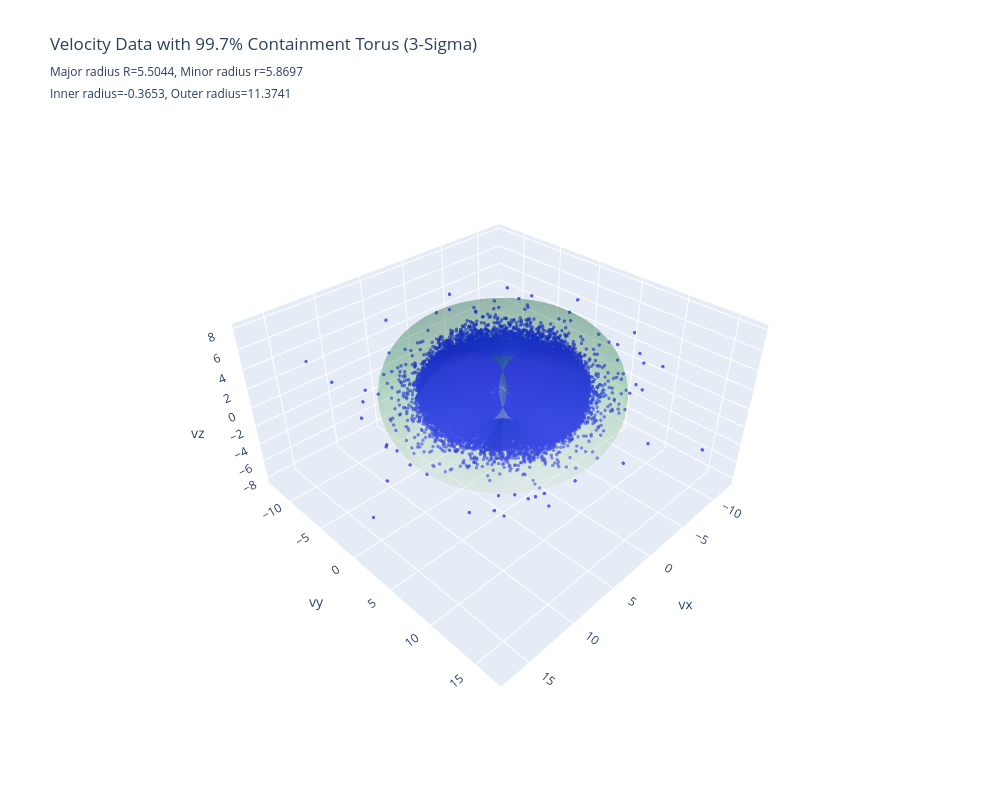

The notebook cell saved with this chart:
### Code cell
# =============================================================================
# VERIFICATION AND VISUALIZATION FOR 99.7% CONTAINMENT
# =============================================================================

# Choose the best method for 99.7% (Method 1 is most statistically sound)
R_final_99_7 = R_major_99_7
r_final_99_7 = r_minor_99_7
inner_radius_final_99_7 = inner_radius_99_7
outer_radius_final_99_7 = outer_radius_99_7

print(f"\n=== FINAL TORUS PARAMETERS FOR 99.7% CONTAINMENT ===")
print(f"Selected Method 1 (most statistically sound):")
print(f"  Major radius R: {R_final_99_7:.4f}")
print(f"  Minor radius r: {r_final_99_7:.4f}")
print(f"  Inner radius: {inner_radius_final_99_7:.4f}")
print(f"  Outer radius: {outer_radius_final_99_7:.4f}")

# Verify containment for 99.7%
points_in_torus_99_7 = 0
for i in range(len(vx)):
    if point_in_torus(vx[i], vy[i], vz[i], R_final_99_7, r_final_99_7):
        points_in_torus_99_7 += 1

containment_percentage_99_7 = (points_in_torus_99_7 / len(vx)) * 100

print(f"\n=== CONTAINMENT VERIFICATION FOR 99.7% ===")
print(f"Points within torus: {points_in_torus_99_7}/{len(vx)} ({containment_percentage_99_7:.2f}%)")

# If we need to adjust for exactly 99.7% containment
if containment_percentage_99_7 < 99.7:
    # Find the 99.7th percentile distance from central circle
    distances_from_central_99_7 = []
    for i in range(len(vx)):
        r_xy_i = np.sqrt(vx[i]**2 + vy[i]**2)
        dist = np.sqrt((r_xy_i - R_final_99_7)**2 + vz[i]**2)
        distances_from_central_99_7.append(dist)
    
    r_99_7_percentile = np.percentile(distances_from_central_99_7, 99.7)
    inner_radius_99_7_adjusted = R_final_99_7 - r_99_7_percentile
    outer_radius_99_7_adjusted = R_final_99_7 + r_99_7_percentile
    
    print(f"\nAdjusted for 99.7% containment:")
    print(f"  Minor radius r (99.7th percentile): {r_99_7_percentile:.4f}")
    print(f"  Inner radius: {inner_radius_99_7_adjusted:.4f}")
    print(f"  Outer radius: {outer_radius_99_7_adjusted:.4f}")
    
    # Verify the adjusted parameters
    points_in_torus_99_7_adjusted = 0
    for i in range(len(vx)):
        if point_in_torus(vx[i], vy[i], vz[i], R_final_99_7, r_99_7_percentile):
            points_in_torus_99_7_adjusted += 1
    
    containment_99_7_adjusted = (points_in_torus_99_7_adjusted / len(vx)) * 100
    print(f"  Adjusted containment: {points_in_torus_99_7_adjusted}/{len(vx)} ({containment_99_7_adjusted:.2f}%)")
    
    # Update final parameters
    r_final_99_7 = r_99_7_percentile
    inner_radius_final_99_7 = inner_radius_99_7_adjusted
    outer_radius_final_99_7 = outer_radius_99_7_adjusted
    containment_percentage_99_7 = containment_99_7_adjusted

# Create 3D visualization of velocity data with 99.7% torus
fig_99_7 = go.Figure()

# Add velocity points
fig_99_7.add_trace(go.Scatter3d(
    x=vx,
    y=vy,
    z=vz,
    mode='markers',
    marker=dict(
        size=2,
        color='blue',
        opacity=0.6
    ),
    name='Velocity Vectors (vx, vy, vz)',
    text=[f'vx={vx[i]:.4f}, vy={vy[i]:.4f}, vz={vz[i]:.4f}' for i in range(len(vx))],
    hovertemplate='%{text}<extra></extra>'
))

# Create torus surface for 99.7% containment
torus_x_99_7, torus_y_99_7, torus_z_99_7 = create_torus_surface(R_final_99_7, r_final_99_7)

# Add torus surface
fig_99_7.add_trace(go.Surface(
    x=torus_x_99_7,
    y=torus_y_99_7,
    z=torus_z_99_7,
    opacity=0.2,
    colorscale='Greens',
    name='Torus Surface (99.7%)',
    showscale=False
))

# Update layout
fig_99_7.update_layout(
    title=f'Velocity Data with 99.7% Containment Torus (3-Sigma)<br>' +
          f'<sub>Major radius R={R_final_99_7:.4f}, Minor radius r={r_final_99_7:.4f}<br>' +
          f'Inner radius={inner_radius_final_99_7:.4f}, Outer radius={outer_radius_final_99_7:.4f}</sub>',
    scene=dict(
        xaxis_title='vx',
        yaxis_title='vy',
        zaxis_title='vz',
        camera=dict(
            eye=dict(x=1.5, y=1.5, z=1.5)
        )
    ),
    width=1000,
    height=800
)

fig_99_7.show()

print(f"\n=== FINAL RESULT FOR 99.7% CONTAINMENT ===")
print(f"Torus parameters that contain 99.7% of velocity data:")
print(f"  Major radius R: {R_final_99_7:.4f}")
print(f"  Minor radius r: {r_final_99_7:.4f}")
print(f"  Inner radius: {inner_radius_final_99_7:.4f}")
print(f"  Outer radius: {outer_radius_final_99_7:.4f}")
print(f"  Actual containment: {containment_percentage_99_7:.2f}%")

# Comparison with 95% containment
print(f"\n=== COMPARISON: 95% vs 99.7% CONTAINMENT ===")
print(f"95% containment torus:")
print(f"  Inner radius: {inner_radius_final:.4f}")
print(f"  Outer radius: {outer_radius_final:.4f}")
print(f"  Containment: {containment_percentage:.2f}%")
print(f"\n99.7% containment torus:")
print(f"  Inner radius: {inner_radius_final_99_7:.4f}")
print(f"  Outer radius: {outer_radius_final_99_7:.4f}")
print(f"  Containment: {containment_percentage_99_7:.2f}%")
print(f"\nDifference in torus size:")
print(f"  Inner radius difference: {inner_radius_final_99_7 - inner_radius_final:.4f}")
print(f"  Outer radius difference: {outer_radius_final_99_7 - outer_radius_final:.4f}")
print(f"  Total radius difference: {(outer_radius_final_99_7 - inner_radius_final_99_7) - (outer_radius_final - inner_radius_final):.4f}")

### Figure 1 — Plotly figure (JSON) as saved in the notebook; plotly's stock layout.template omitted (floating-point values rounded to 4 significant figures; data arrays with more than 128 entries replaced by an {"elided": "..."} marker saying what was removed)
{"data": [{"hovertemplate": "%{text}<extra></extra>", "marker": {"color": "blue", "opacity": 0.6, "size": 2}, "mode": "markers", "name": "Velocity Vectors (vx, vy, vz)", "text": {"elided": "34324 str values"}, "type": "scatter3d", "x": {"elided": "34324 float values"}, "y": {"elided": "34324 float values"}, "z": {"elided": "34324 float values"}}, {"colorscale": [[0, "rgb(247,252,245)"], [0.125, "rgb(229,245,224)"], [0.25, "rgb(199,233,192)"], [0.375, "rgb(161,217,155)"], [0.5, "rgb(116,196,118)"], [0.625, "rgb(65,171,93)"], [0.75, "rgb(35,139,69)"], [0.875, "rgb(0,109,44)"], [1, "rgb(0,68,27)"]], "name": "Torus Surface (99.7%)", "opacity": 0.2, "showscale": false, "type": "surface", "x": {"elided": "50x50 float values"}, "y": {"elided": "50x50 float values"}, "z": {"elided": "50x50 float values"}}], "layout": {"height": 800, "scene": {"camera": {"eye": {"x": 1.5, "y": 1.5, "z": 1.5}}, "xaxis": {"title": {"text": "vx"}}, "yaxis": {"title": {"text": "vy"}}, "zaxis": {"title": {"text": "vz"}}}, "title": {"text": "Velocity Data with 99.7% Containment Torus (3-Sigma)<br><sub>Major radius R=5.5044, Minor radius r=5.8697<br>Inner radius=-0.3653, Outer radius=11.3741</sub>"}, "width": 1000}}
